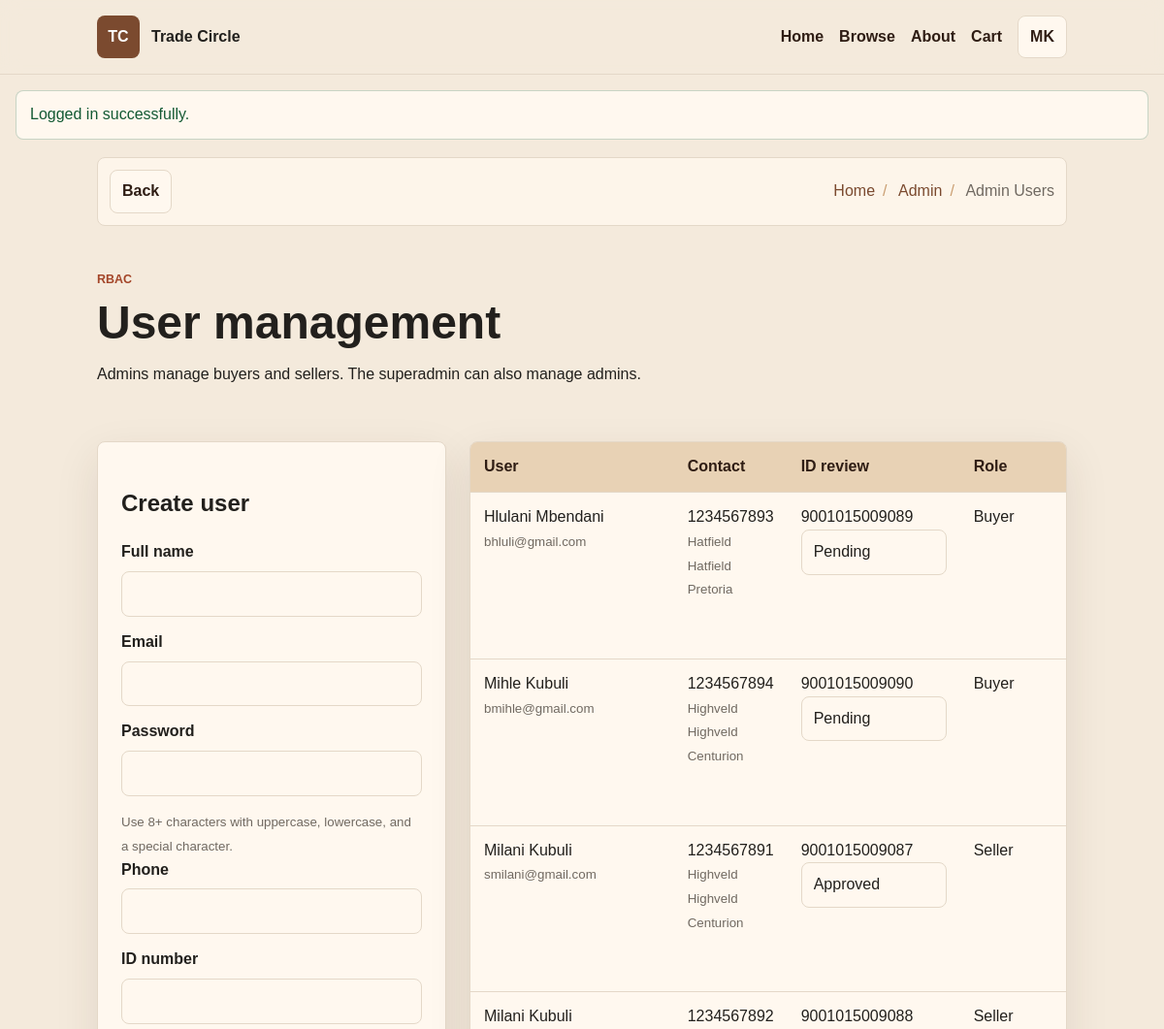
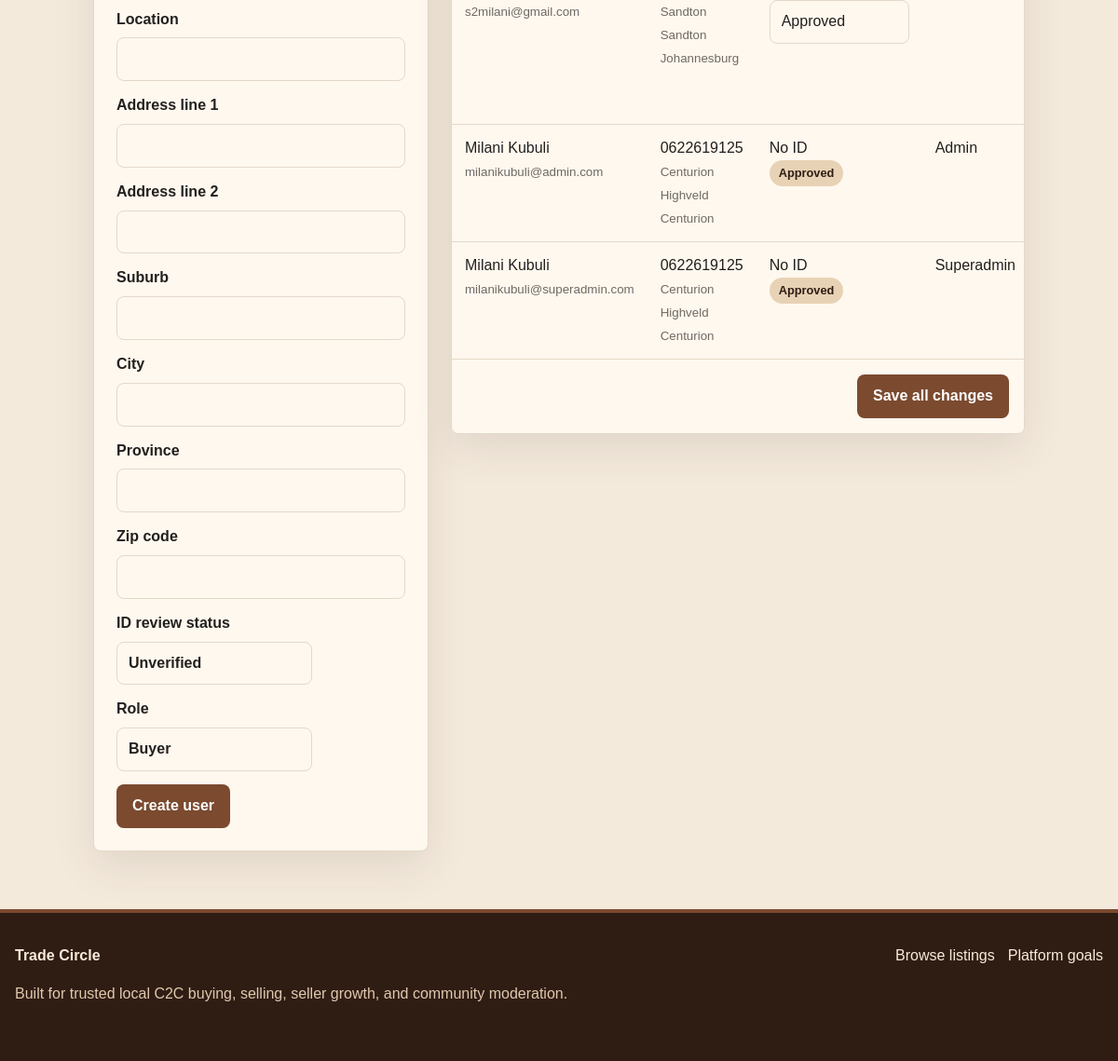
The app's page /admin_users.php (signed in) with its own data (2 pictures, top to bottom).
### tables this page shows
CREATE TABLE `users` (
  `id` int(11) NOT NULL,
  `full_name` varchar(120) NOT NULL,
  `email` varchar(160) NOT NULL,
  `password` varchar(120) NOT NULL,
  `role` enum('buyer','seller','admin','superadmin') NOT NULL DEFAULT 'buyer',
  `phone` varchar(40) DEFAULT NULL,
  `id_number` varchar(13) DEFAULT NULL,
  `location` varchar(160) DEFAULT NULL,
  `address_line1` varchar(160) DEFAULT NULL,
  `address_line2` varchar(160) DEFAULT NULL,
  `suburb` varchar(120) DEFAULT NULL,
  `city` varchar(120) DEFAULT NULL,
  `province` varchar(120) DEFAULT NULL,
  `zip_code` varchar(12) DEFAULT NULL,
  `bio` text DEFAULT NULL,
  `verification_status` enum('unverified','pending','approved','rejected') NOT NULL DEFAULT 'unverified',
  `status` enum('active','suspended') NOT NULL DEFAULT 'active'
);

### includes/db.php (called while the page is built, shortened)
<?php
function db(): PDO
{
    static $pdo = null;
    if ($pdo instanceof PDO) {
        return $pdo;
    }
    $dsn = 'mysql:host=' . DB_HOST . ';port=' . DB_PORT . ';dbname=' . DB_NAME . ';charset=' . DB_CHARSET;
    $pdo = new PDO($dsn, DB_USER, DB_PASS, [
        PDO::ATTR_ERRMODE => PDO::ERRMODE_EXCEPTION,
        PDO::ATTR_DEFAULT_FETCH_MODE => PDO::FETCH_ASSOC,
        PDO::ATTR_EMULATE_PREPARES => false,
    ]);
    return $pdo;
}

### includes/auth.php (called while the page is built, shortened)
<?php
require_once __DIR__ . '/functions.php';
function current_user(): ?array
{
    static $cachedUser = null;
    if ($cachedUser && (int) $cachedUser['id'] === (int) $_SESSION['user_id']) {
        return $cachedUser;
    }
    $stmt = db()->prepare('SELECT * FROM users WHERE id = ? LIMIT 1');
    $stmt->execute([(int) $_SESSION['user_id']]);
    $user = $stmt->fetch();
    $cachedUser = $user ?: null;
    return $cachedUser;
}
function is_logged_in(): bool
{
    return current_user() !== null;
}
function require_login(): void
{
    if (!is_logged_in()) {
        flash('warning', 'Please log in to continue.');
        redirect('login.php');
    }
}
function require_role(array|string $roles): void
{
    require_login();
}
function can_manage_role(string $targetRole): bool
{
    $user = current_user();
    return $user['role'] === 'admin' && in_array($targetRole, ['buyer', 'seller'], true);
}
function assignable_roles(?int $targetUserId = null): array
{
    $user = current_user();
    if ($user['role'] !== 'superadmin') {
        return ['buyer', 'seller'];
    }
    $roles = ['buyer', 'seller', 'admin'];
    return $roles;
}

### admin_users.php (the view, shortened to what this page needs)
<?php
require_role(['admin', 'superadmin']);
$admin = current_user();
$pageTitle = 'Admin Users';
$identityStatuses = ['unverified', 'pending', 'approved', 'rejected'];
$users = db()->query('SELECT * FROM users ORDER BY role, full_name')->fetchAll();
require_once __DIR__ . '/includes/header.php';
?>
<section class="page-hero compact">
    <p class="eyebrow">RBAC</p>
    <h1>User management</h1>
    <p>Admins manage buyers and sellers. The superadmin can also manage admins.</p>
</section>
<section class="section-shell two-column wide">
    <form class="form-card" method="post">
        <h2>Create user</h2>
        <label>Full name <input type="text" name="full_name" required></label>
        <label>Email <input type="email" name="email" required></label>
        <label>Password <input type="password" name="password" minlength="8" required></label>
        <small>Use 8+ characters with uppercase, lowercase, and a special character.</small>
        <label>Phone <input type="text" name="phone" inputmode="numeric" pattern="\d{10}" maxlength="10"></label>
        <label>ID number <input type="text" name="id_number" inputmode="numeric" pattern="\d{13}" maxlength="13"></label>
        <label>Location <input type="text" name="location"></label>
        <label>Address line 1 <input type="text" name="address_line1"></label>
        <label>Address line 2 <input type="text" name="address_line2"></label>
        <label>Suburb <input type="text" name="suburb"></label>
        <label>City <input type="text" name="city"></label>
        <label>Province <input type="text" name="province"></label>
        <label>Zip code <input type="text" name="zip_code" inputmode="numeric" pattern="\d{4}" maxlength="4"></label>
        <label>ID review status
            <select class="admin-select" name="verification_status">
                <?php foreach ($identityStatuses as $status): ?>
                    <option value="<?= e($status) ?>"><?= e(status_label($status)) ?></option>
                <?php endforeach; ?>
            </select>
        </label>
        <label>Role
            <select class="admin-select" name="role">
                <?php foreach (assignable_roles() as $role): ?>
                    <option value="<?= e($role) ?>"><?= e(role_label($role)) ?></option>
                <?php endforeach; ?>
            </select>
        </label>
        <button class="button button-primary" type="submit">Create user</button>
    </form>
    <form class="table-wrap" method="post">
        <table>
            <thead><tr><th>User</th><th>Contact</th><th>ID review</th><th>Role</th><th>Status</th><th>Actions</th></tr></thead>
            <tbody>
            <?php foreach ($users as $userRow): ?>
                <tr>
                    <td><?= e($userRow['full_name']) ?><br><small><?= e($userRow['email']) ?></small></td>
                    <td>
                        <?= e($userRow['phone'] ?: 'No phone') ?><br>
                        <small><?= e($userRow['location'] ?: 'No location') ?></small><br>
                        <small><?= e(trim(($userRow['suburb'] ?? '') . ' ' . ($userRow['city'] ?? '')) ?: 'No delivery suburb/city') ?></small>
                    </td>
                    <td>
                        <?= e($userRow['id_number'] ?: 'No ID') ?><br>
                        <?php if (can_manage_role($userRow['role']) && (int) $userRow['id'] !== (int) $admin['id']): ?>
                            <select class="admin-select admin-select-wide" name="verification_status[<?= (int) $userRow['id'] ?>]">
                                <?php foreach ($identityStatuses as $status): ?>
                                    <option value="<?= e($status) ?>" <?= ($userRow['verification_status'] ?? 'unverified') === $status ? 'selected' : '' ?>><?= e(status_label($status)) ?></option>
                                <?php endforeach; ?>
                            </select>
                        <?php else: ?>
                            <span class="pill"><?= e(status_label($userRow['verification_status'] ?? 'unverified')) ?></span>
                        <?php endif; ?>
                    </td>
                    <td><?= e(role_label($userRow['role'])) ?></td>
                </tr>
            <?php endforeach; ?>
            </tbody>
        </table>
        <div class="bulk-actions">
            <button class="button button-primary" type="submit">Save all changes</button>
        </div>
    </form>
</section>
<?php require_once __DIR__ . '/includes/footer.php'; ?>

### includes/header.php (shortened to what this page needs)
<?php
$pageTitle = $pageTitle ?? APP_NAME;
$user = current_user();
$cartCount = get_cart_count();
$crumbs = breadcrumbs($pageTitle);
$logoFile = __DIR__ . '/../assets/images/logo.png';
$hasLogo = is_file($logoFile) && filesize($logoFile) > 0;
$flashMessages = pull_flash();
?>
<!doctype html>
<html lang="en" data-theme="light">
<head>
    <link rel="stylesheet" href="<?= e(url_for('assets/css/styles.css')) ?>">
</head>
<body class="page-<?= e(str_replace(['.php', '_'], ['', '-'], page_file())) ?>">
<header class="site-header">
    <nav class="nav-shell" aria-label="Main navigation">
        <a class="brand" href="<?= e(url_for('index.php')) ?>">
            <span class="brand-mark <?= $hasLogo ? '' : 'brand-fallback' ?>">
            </span>
            <span>
                <strong><?= e(APP_NAME) ?></strong>
            </span>
        </a>
        <div class="nav-links" data-nav-menu>
            <?= nav_link('index.php', 'Home', 'home') ?>
            <?= nav_link('listings.php', 'Browse', 'browse') ?>
            <?= nav_link('about.php', 'About', 'about') ?>
            <?= nav_link('cart.php', 'Cart' . ($cartCount ? ' (' . $cartCount . ')' : ''), 'cart') ?>
            <?php if ($user): ?>
                <div class="profile-menu">
                    <button class="profile-trigger" type="button" data-profile-toggle aria-expanded="false">
                        <span><?= e(initials($user['full_name'])) ?></span>
                    </button>
                </div>
            <?php endif; ?>
        </div>
    </nav>
</header>
<main>
    <?php if ($flashMessages): ?>
        <div class="flash-wrap" aria-live="polite">
            <?php foreach ($flashMessages as $message): ?>
                <div class="flash flash-<?= e($message['type']) ?>"><?= e($message['message']) ?></div>
            <?php endforeach; ?>
        </div>
    <?php endif; ?>
    <?php if (!in_array(page_file(), ['index.php', ''], true)): ?>
        <nav class="breadcrumb-shell" aria-label="Breadcrumb">
            <button class="back-button" type="button" data-back-button data-home-url="<?= e(url_for('index.php')) ?>"><?= nav_icon('back') ?><span>Back</span></button>
            <ol class="breadcrumbs">
                <?php foreach ($crumbs as $crumb): ?>
                    <li>
                        <?php if ($crumb['url']): ?>
                            <a href="<?= e($crumb['url']) ?>"><?= e($crumb['label']) ?></a>
                        <?php else: ?>
                            <span><?= e($crumb['label']) ?></span>
                        <?php endif; ?>
                    </li>
                <?php endforeach; ?>
            </ol>
        </nav>
    <?php endif; ?>

### records on screen
users: full_name "MK", full_name "Milani Kubuli", email "milanikubuli@admin.com", phone "0622619125", location "Centurion", suburb+city "Highveld Centurion", id_number "No ID", verification_status "Approved", role "Admin"
users: full_name "Hlulani Mbendani", email "bhluli@gmail.com", phone "1234567893", location "Hatfield", suburb+city "Hatfield Pretoria", id_number "9001015009089", role "Buyer"
users: full_name "Mihle Kubuli", email "bmihle@gmail.com", phone "1234567894", location "Highveld", suburb+city "Highveld Centurion", id_number "9001015009090", role "Buyer"
users: full_name "Milani Kubuli", email "smilani@gmail.com", phone "1234567891", location "Highveld", suburb+city "Highveld Centurion", id_number "9001015009087", role "Seller"
users: full_name "Milani Kubuli", email "s2milani@gmail.com", phone "1234567892", location "Sandton", suburb+city "Sandton Johannesburg", id_number "9001015009088", role "Seller"
users: full_name "Milani Kubuli", email "milanikubuli@superadmin.com", phone "0622619125", location "Centurion", suburb+city "Highveld Centurion", id_number "No ID", verification_status "Approved", role "Superadmin"

### other values on screen
APP_NAME "Trade Circle"
$label "Home Browse About Cart"
$message['message'] "Logged in successfully."
$crumb['label'] "Home"
$crumb['label'] "Admin"
$crumb['label'] "Admin Users"
form field verification_status "Unverified"
form field role "Buyer"
form field value "Pending"
form field value "Approved"
